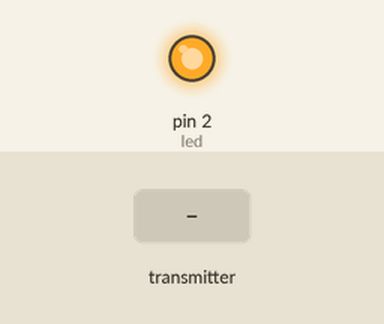
Simulated run of this sketch. Board: Arduino Nano, built with avr-gcc and run on an emulated ATmega328P. Shown: output pins drawn as LEDs (lit = HIGH). The test bench sets the inputs (shaded band). No radio packets arrive unless stated.

Above: at 1.2 s.
1.3 s: the transmitter starts sending mesaj.0 = 0
At 2.0 s:
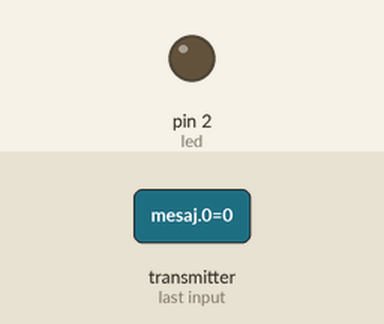
Timing chart, 0 to 4.3 s (numbered marks = the images above; inputs shaded):
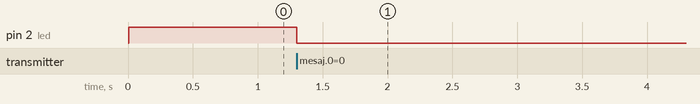

Measured:
- after the input at 1.3 s, pin 2 (led): HIGH → LOW at once

The sketch:

nrf-alici.ino
```cpp
#include <RF24_config.h>
#include <SPI.h>
#include "nRF24L01.h"
#include "RF24.h"           //Modül ile ilgili kütüphaneleri ekliyoruz
int mesaj[1];
RF24 alici(9, 10);
const uint64_t kanal = 0xE8E8F0F0E1LL;
int led = 2;

void setup(void) {
	digitalWrite(led, HIGH);
	Serial.begin(9600);
	alici.begin();
	alici.openReadingPipe(1, kanal);
	alici.startListening();
	pinMode(led, OUTPUT);
}

void loop(void)
{
	if (alici.available())
	{
			bool done = false;
			while (!done)
			{
				done = alici.read(mesaj, 1);

				if (mesaj[0] == 1)
				{
					delay(10);
					digitalWrite(led, HIGH);
				}
				else if (mesaj[0]==0) {
					digitalWrite(led, LOW);
				}
				delay(10);
			}


		}
	}
```
